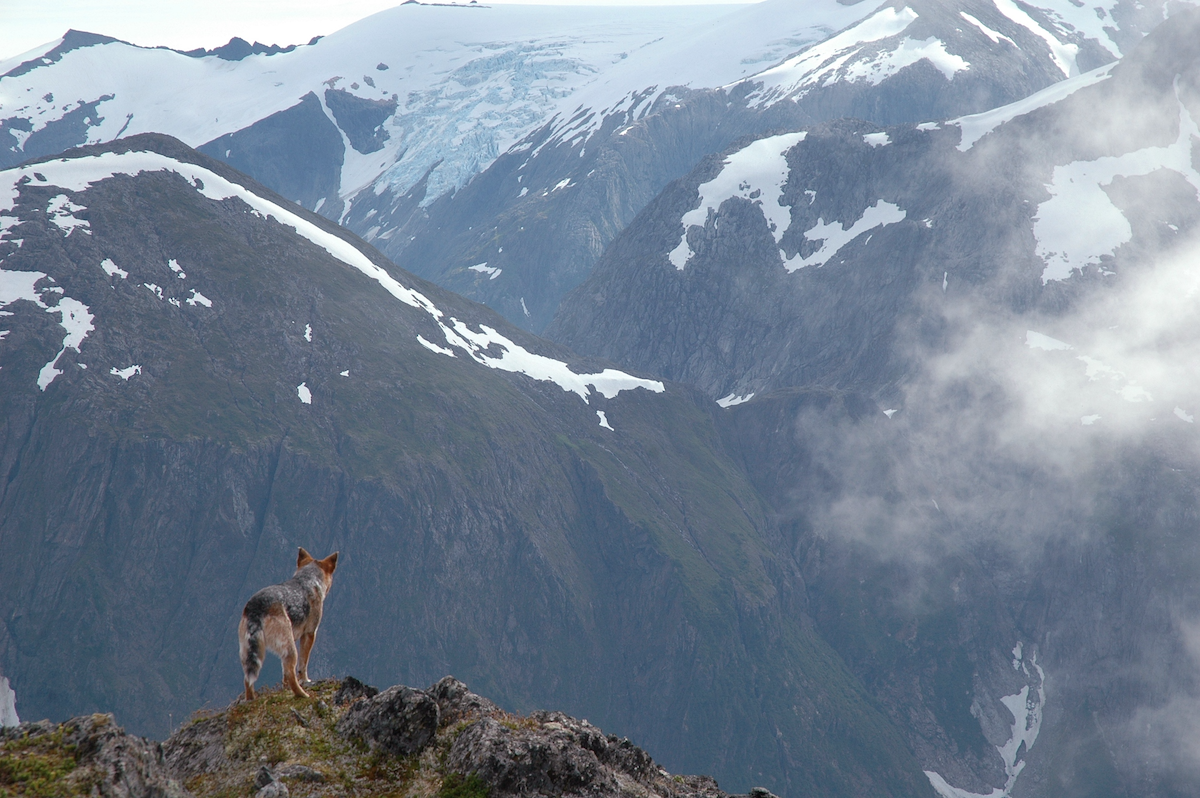
#> input picture mp23_grounding_part_2/willie_mountains.png, 1200 x 798 px
$ python add_border_7.py ../willie_mountains.png 100 5
#> lines starting #> are read from the running program, lines starting #| are printed output that depends on the picture
"""Add a border to any image."""

import sys
from pathlib import Path
from PIL import Image, ImageOps, UnidentifiedImageError

# Get the filename.
try:
    path = Path(sys.argv[1])
except IndexError:
    print("You must provide a target image.")
    sys.exit()

# --- Get optional CLI args. ---
try:
    border_width = int(sys.argv[2])
except IndexError:
    border_width = 2

try:
    padding = int(sys.argv[3])
except IndexError:
    padding = 0

# Load the image.
try:
    img = Image.open(path)
#> img is the input picture: PIL image 1200x798 RGBA; mean R, G, B, A 118.2, 131.6, 147.6, 255
except FileNotFoundError:
    print(f"{path} does not seem to exist.")
    sys.exit()
except UnidentifiedImageError:
    print(f"{path} does not seem to be an image file.")
    sys.exit()

# Set the border width and color.
border_color = "darkgray"

# Add some padding before adding the border.
# The padding is just a white border added before
#   the actual border.
new_img = ImageOps.expand(img, border=padding, fill="white")
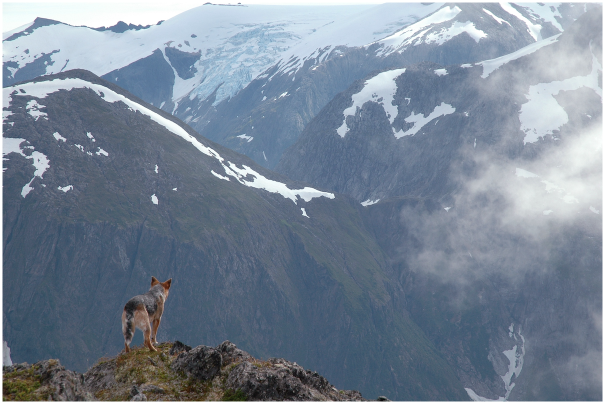
#> new_img: PIL image 1210x808 RGBA (shown at 1/2 size); mean R, G, B, A 121, 134.2, 149.8, 255

# Add the border.
new_img = ImageOps.expand(new_img, border=border_width,
        fill=border_color)
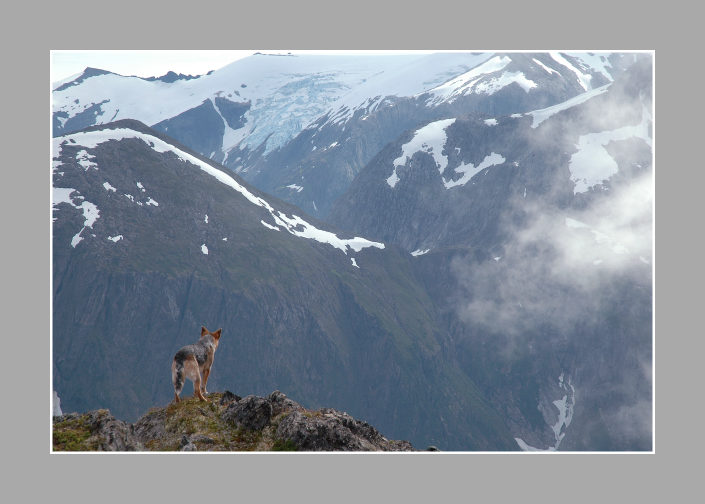
#> new_img: PIL image 1410x1008 RGBA (shown at 1/2 size); mean R, G, B, A 136, 145, 155.8, 255

# Save new image.
new_path = path.parent / f"{path.stem}_bordered{path.suffix}"
new_img.save(new_path)
